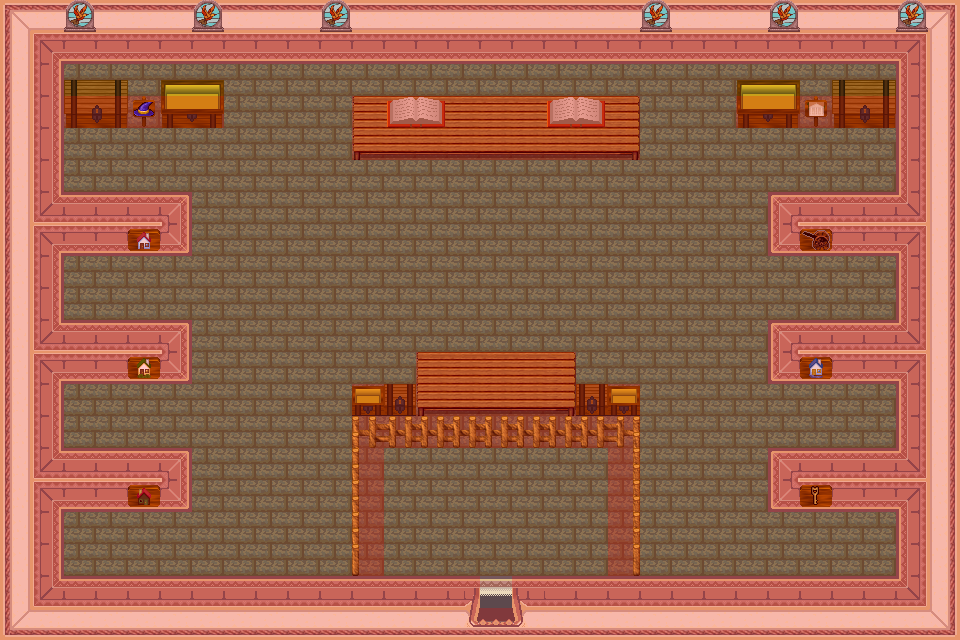

This game map was drawn from its Tiled (.tmx) file and the tilesets committed beside it. A one-line description and the trimmed map source follow:
An orthogonal 30x20 tile map with 32x32 px tiles, 6 tile layers (0_floor, 1_terrain, 2_object, 3_roof, ...), 1 hidden layer not drawn, 14 tilesets.

<map version="1.10" tiledversion="1.10.1" orientation="orthogonal" renderorder="right-down" width="30" height="20" tilewidth="32" tileheight="32" infinite="0" nextlayerid="8" nextobjectid="1">
 <tileset firstgid="1" name="int_wall_pale.png" tilewidth="32" tileheight="32" tilecount="16" columns="2">
  <image source="../../tileset/building/wall/int_wall_pale.png" trans="ff00ff" width="64" height="256" />
 </tileset>
 <tileset firstgid="17" name="int_wall_purple.png" tilewidth="32" tileheight="32" tilecount="20" columns="2">
  <image source="../../tileset/building/wall/int_wall_purple.png" trans="ff00ff" width="64" height="320" />
 </tileset>
 <tileset firstgid="37" name="carpets_2.png" tilewidth="32" tileheight="32" tilecount="20" columns="4">
  <image source="../../tileset/furniture/carpet/carpets_2.png" trans="ff00ff" width="128" height="160" />
 </tileset>
 <tileset firstgid="57" name="pale_red_ns.png" tilewidth="32" tileheight="32" tilecount="36" columns="9">
  <image source="../../tileset/building/entrance/pale_red_ns.png" trans="ff00ff" width="288" height="128" />
 </tileset>
 <tileset firstgid="93" name="fence_wooden.png" tilewidth="32" tileheight="32" tilecount="12" columns="3">
  <image source="../../tileset/building/fence/fence_wooden.png" width="96" height="128" />
 </tileset>
 <tileset firstgid="105" name="small.png" tilewidth="32" tileheight="32" tilecount="2" columns="1">
  <image source="../../tileset/item/chest/small.png" trans="ff00ff" width="32" height="64" />
 </tileset>
 <tileset firstgid="107" name="painted.png" tilewidth="32" tileheight="32" tilecount="1" columns="1">
  <image source="../../tileset/building/window/painted.png" width="32" height="32" />
 </tileset>
 <tileset firstgid="108" name="book.png" tilewidth="32" tileheight="32" tilecount="4" columns="2">
  <image source="../../tileset/item/documents/book.png" width="64" height="64" />
 </tileset>
 <tileset firstgid="112" name="collision.png" tilewidth="32" tileheight="32" tilecount="1" columns="1">
  <image source="../../tileset/logic/collision.png" width="32" height="32" />
 </tileset>
 <tileset firstgid="113" name="protection.png" tilewidth="32" tileheight="32" tilecount="2" columns="2">
  <image source="../../tileset/logic/protection.png" width="64" height="32" />
 </tileset>
 <tileset firstgid="115" name="table" tilewidth="32" tileheight="32" tilecount="9" columns="3">
  <image source="../../tileset/furniture/table/wooden_rectangular.png" width="96" height="96" />
 </tileset>
 <tileset firstgid="124" name="chest" tilewidth="32" tileheight="32" tilecount="8" columns="4">
  <image source="../../tileset/item/chest/large.png" width="128" height="64" />
 </tileset>
 <tileset firstgid="132" name="chests_banner" tilewidth="32" tileheight="32" tilecount="8" columns="1">
  <image source="../../tileset/building/decoration/chests_banner.png" width="32" height="256" />
 </tileset>
 <tileset firstgid="140" name="chests_signpost" tilewidth="32" tileheight="32" tilecount="8" columns="1">
  <image source="../../tileset/building/decoration/chests_signpost.png" width="32" height="256" />
 </tileset>
 <layer id="1" name="0_floor" width="30" height="20">
  <data>[600 cells, 600 non-empty, 27 distinct tile ids]</data>
 </layer>
 <layer id="2" name="1_terrain" width="30" height="20">
  <data>[600 cells, 59 non-empty, 21 distinct tile ids]</data>
 </layer>
 <layer id="3" name="2_object" width="30" height="20">
  <data>[600 cells, 16 non-empty, 9 distinct tile ids]</data>
 </layer>
 <layer id="4" name="3_roof" width="30" height="20">
  <data>[600 cells, 8 non-empty, 4 distinct tile ids]</data>
 </layer>
 <layer id="5" name="objects" width="30" height="20">
  <data>[600 cells, 0 non-empty, 0 distinct tile ids]</data>
 </layer>
 <layer id="6" name="collision" width="30" height="20" opacity="0.22">
  <data>[600 cells, 290 non-empty, 1 distinct tile ids]</data>
 </layer>
 <layer id="7" name="protection" width="30" height="20" visible="0" opacity="0.2">
  <data>[600 cells, 600 non-empty, 1 distinct tile ids]</data>
 </layer>
</map>
